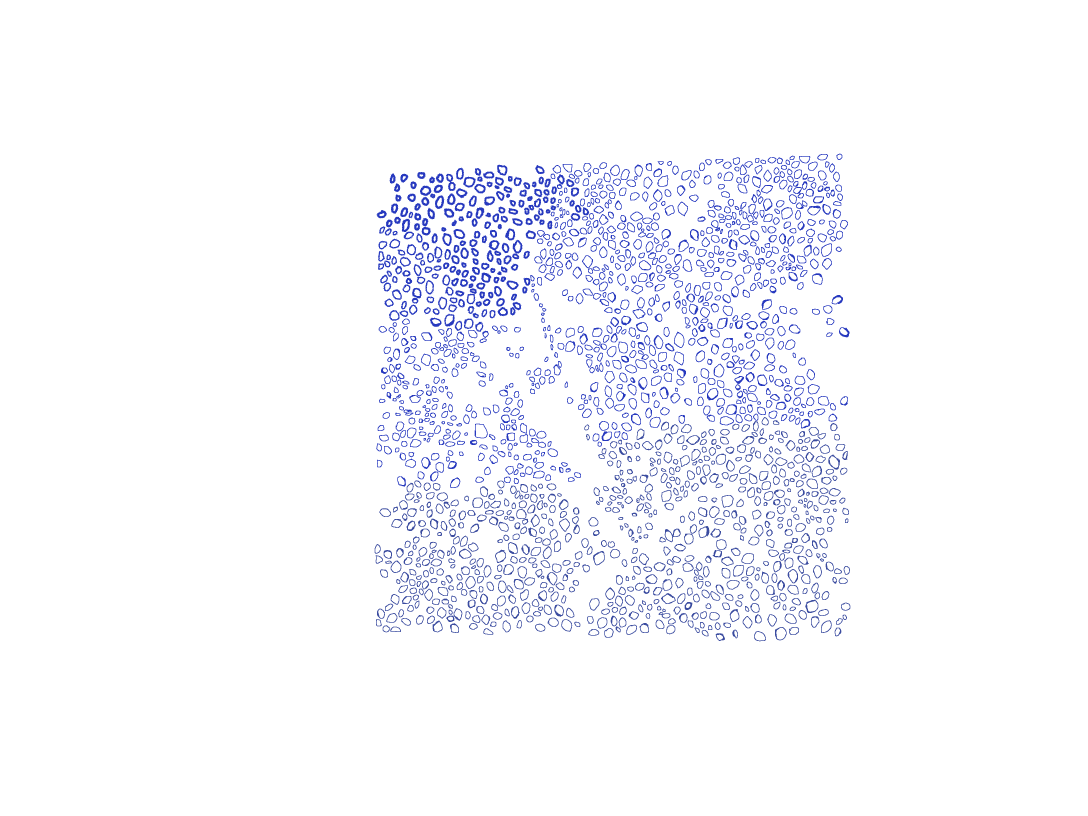
#> input picture data/mask1.png, 3264 x 2448 px (shown at 1/3 size); the run also reads 1 picture not shown here
$ jupyter execute --allow-errors barnacles.ipynb
#> lines starting #> are read from the running program, lines starting #| are printed output that depends on the picture; after the words box and inside, x2 and y2 are one past the last pixel; in counts of white or black regions, pixels touching at a corner belong together
### barnacles_counter/barnacles_analyze.py
# Author: Minh Nguyen

import cv2
import numpy as np

def analyze_and_count_barnacles(image_path: str):
    """
    Identifies, counts, and visualizes barnacles in a cropped image.

    Args:
        image_path (str): Path to the cropped input image (e.g., 'masked_img1.png').

    Returns:
        A tuple containing:
        - final_count (int): The number of barnacles detected.
        - output_image (np.array): The original image with detected barnacles outlined.
    """
#> called with image_path = 'data/mask1.png'
    image = cv2.imread(image_path)
#> image is the input picture: shape (2448, 3264, 3); mean B, G, R 252.1, 247.6, 246.9
    if image is None:
        print(f"Error loading image from {image_path}")
        return 0, None

    # --- Image Pre-processing ---
    # Convert to grayscale, as color is not needed for shape detection.
    gray = cv2.cvtColor(image, cv2.COLOR_BGR2GRAY)
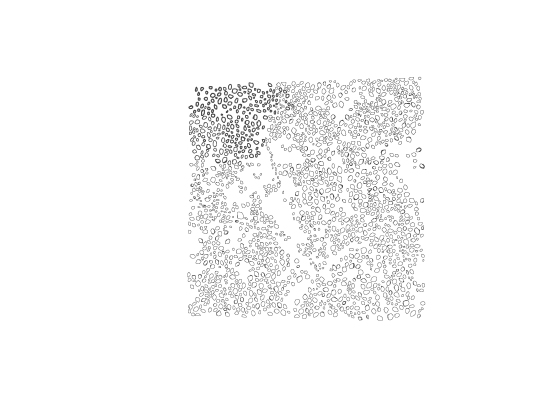
#> gray: shape (2448, 3264) (shown at 1/6 size); min 67, max 255, mean 247.9

    # Apply a blur to reduce noise and smooth edges.
    blurred = cv2.GaussianBlur(gray, (5, 5), 0)

    # Use adaptive thresholding to create a binary image (black and white).
    # This is great for handling different lighting conditions across the image.
    binary_image = cv2.adaptiveThreshold(
        blurred, 255,
        cv2.ADAPTIVE_THRESH_GAUSSIAN_C,
        cv2.THRESH_BINARY_INV,
        11, # Block size
        2   # Constant to subtract from the mean
    )
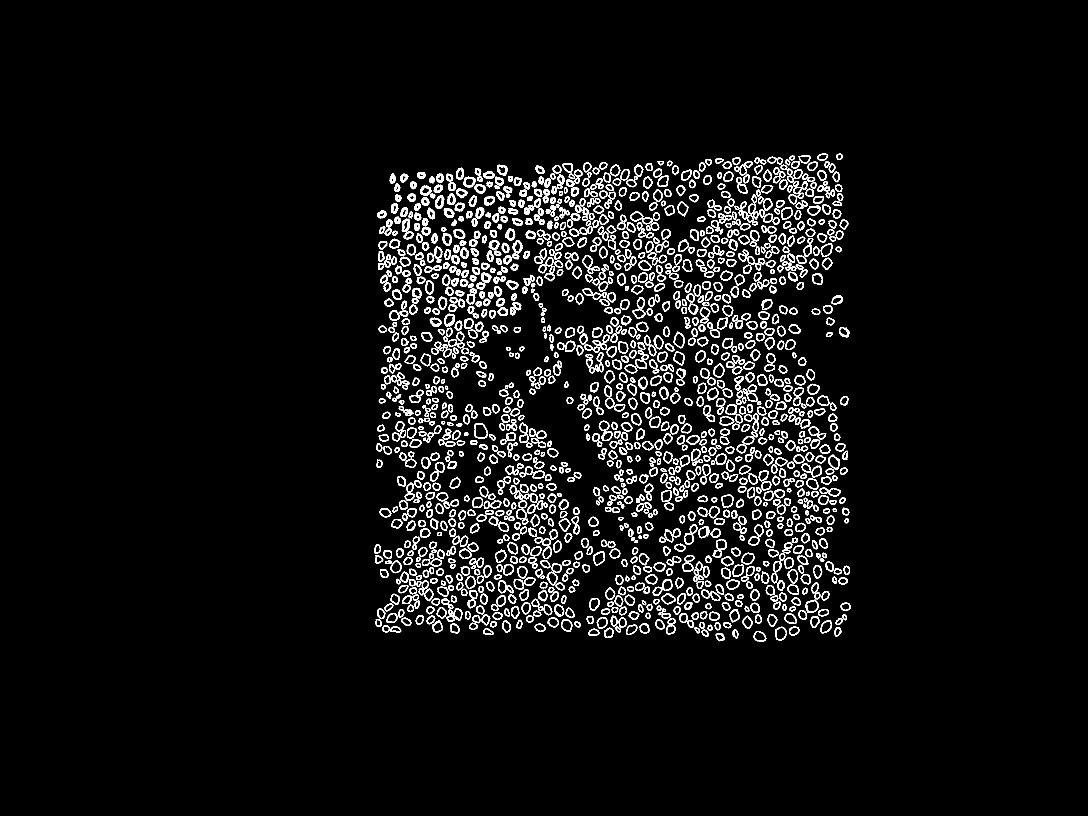
#> binary_image: shape (2448, 3264) (shown at 1/3 size); 4.8% white; 1720 white regions
    cv2.imwrite("debug_binary_image.png", binary_image) # Save for inspection

    # --- Contour Detection ---
    # Find all distinct shapes in the binary image.
    contours, _ = cv2.findContours(binary_image, cv2.RETR_EXTERNAL, cv2.CHAIN_APPROX_SIMPLE)
#> contours = 1720 contours; largest, box (x1, y1, x2, y2) and area: (1424, 1270, 1464, 1316) 1470, (1290, 1386, 1333, 1445) 1218, (2416, 1799, 2456, 1839) 1168, (1993, 1586, 2042, 1627) 1146, (2021, 995, 2054, 1045) 1110

    # --- Contour Filtering (The "Intelligence") ---
    filtered_contours = []
    for c in contours:
        # 1. Filter by Area: Remove things that are too small (noise) or too large (clumps).
        area = cv2.contourArea(c)
        if area < 30 or area > 1500: # These values need tuning!
            continue

        # 2. Filter by Shape (Circularity): Keep things that are roughly circular.
        perimeter = cv2.arcLength(c, True)
        if perimeter == 0:
            continue
        circularity = 4 * np.pi * (area / (perimeter * perimeter))
        if circularity < 0.5: # A perfect circle has a circularity of 1.
            continue

        # If the contour passes all filters, it's likely a barnacle.
        filtered_contours.append(c)
#> this loop made 1720 passes
#> (area, perimeter, circularity) on passes 1 to 3: (452, 84.77, 0.79), (872, 115.7, 0.818), (299.5, 67.7, 0.821)
#> (the rest of the program and of its run is left out)
